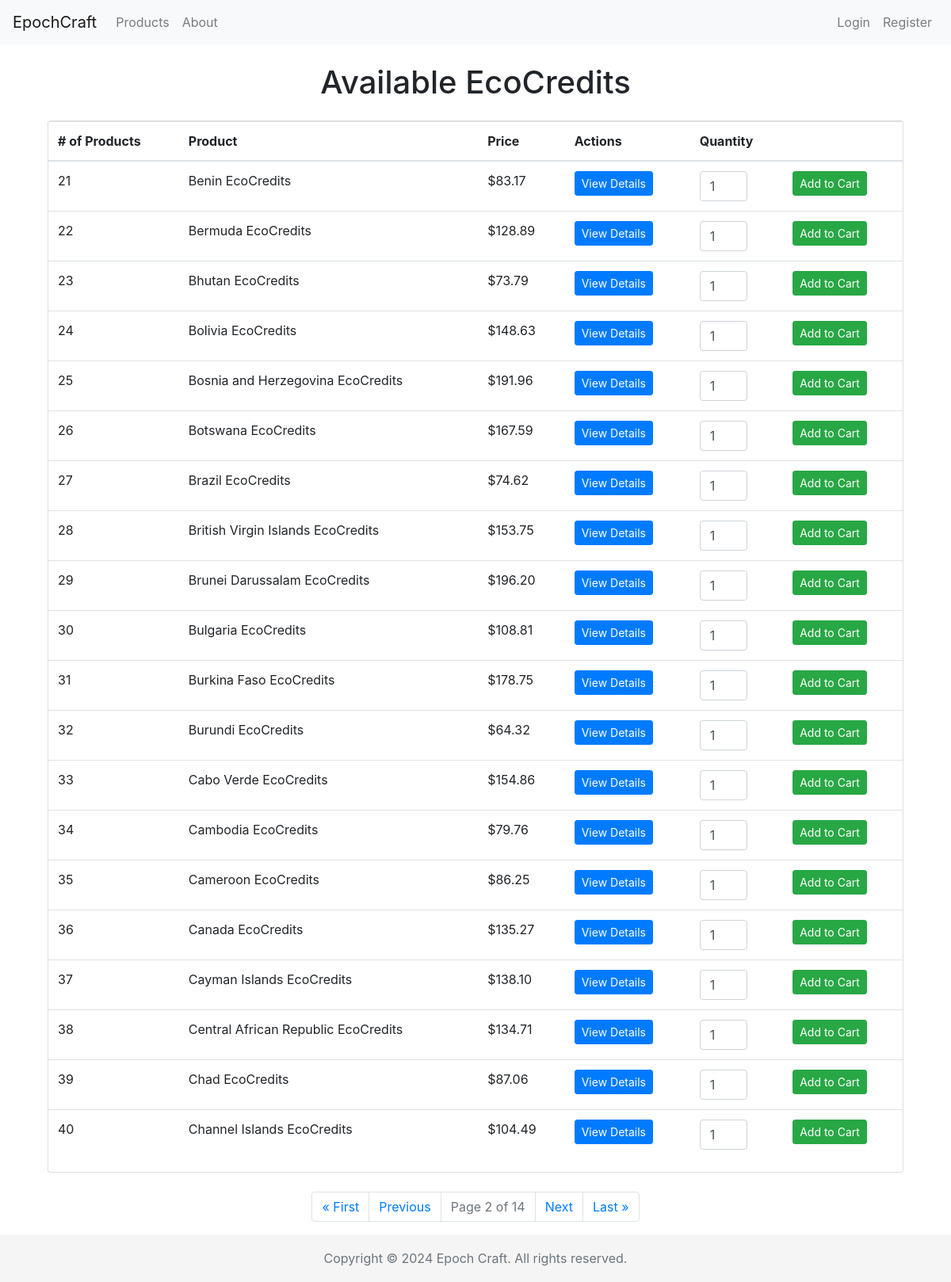
/products/?page=2, run on the app's committed database.
### cc_shop/models.py (models this page shows, shortened)
class Product(models.Model):
    country = models.ForeignKey(Country, on_delete=models.CASCADE, related_name='products')
    description = models.TextField()
    price = models.DecimalField(max_digits=10, decimal_places=2)
    type = models.CharField(max_length=50)   # Types could be like "Carbon Offset", "Renewable Energy Credit", etc

class Country(models.Model):
    country_code = models.CharField(max_length=3, primary_key=True)
    country_name = models.CharField(max_length=100)
    def __str__(self):
        return self.country_name

### cc_shop/views.py (the view)
# urls.py: path('products/', views.list_products, name='list_products'),
def list_products(request):
    query = request.GET.get('query', '').lower()
    if query:
        if 'ecocredits' in query:
            products = Product.objects.all().order_by('id')
        else:
            products = Product.objects.filter(country__country_name__icontains=query).order_by('id')  # Added ordering
    else:
        products = Product.objects.all().order_by('id')
    paginator = Paginator(products, 20)   # Show 20 products per page
    page_number = request.GET.get('page')
    try:
        products_page_obj = paginator.page(page_number)
    except PageNotAnInteger:
        products_page_obj = paginator.page(1)
    except EmptyPage:
        products_page_obj = paginator.page(paginator.num_pages)
    start_index = (products_page_obj.number - 1) * paginator.per_page + 1
    return render(request, 'list_products.html', {'products_page_obj': products_page_obj, 'start_index': start_index})

### cc_shop/templates/list_products.html (shortened to what this page needs)
{% extends 'base.html' %}
{% block content %}
<div class="container mt-4">
    <h1 class="text-center mb-4">Available EcoCredits</h1>
    <div class="card">
        <table class="table table-hover">
            <thead>
                <tr>
                    <th># of Products</th>
                    <th>Product</th>
                    <th>Price</th>
                    <th>Actions</th>
                    <th>Quantity</th>
                    <th></th>
                </tr>
            </thead>
            <tbody>
                {% for product in products_page_obj %}
                <tr>
                    <td>{{ start_index|add:forloop.counter0 }}</td>
                    <td>{{ product.country }} EcoCredits</td>
                    <td>${{ product.price }}</td>
                    <td><a href="{% url 'product_detail' product.id %}" class="btn btn-primary btn-sm" id="view-button">View Details</a></td>
                    <td>
                        <input type="number" name="quantity" value="1" min="1" max="99" class="form-control" style="width: 60px;">
                    </td>
                    <td>
                        <form action="{% url 'add_to_cart' product.id %}" method="post" class="d-inline">
                            <button type="submit" class="btn btn-success btn-sm">Add to Cart</button>
                        </form>
                    </td>
                </tr>
                {% empty %}
                <tr><td colspan="4">No products found.</td></tr>
                {% endfor %}
            </tbody>
        </table>
    </div>
    <div class="row justify-content-center mt-4">
        <nav aria-label="Page navigation">
            <ul class="pagination">
                {% if products_page_obj.has_previous %}
                    <li class="page-item"><a class="page-link" href="?page=1">&laquo; First</a></li>
                    <li class="page-item"><a class="page-link" href="?page={{ products_page_obj.previous_page_number }}">Previous</a></li>
                {% endif %}
                <li class="page-item disabled"><a class="page-link" href="#">Page {{ products_page_obj.number }} of {{ products_page_obj.paginator.num_pages }}</a></li>
                {% if products_page_obj.has_next %}
                    <li class="page-item"><a class="page-link" href="?page={{ products_page_obj.next_page_number }}">Next</a></li>
                    <li class="page-item"><a class="page-link" href="?page={{ products_page_obj.paginator.num_pages }}">Last &raquo;</a></li>
                {% endif %}
            </ul>
        </nav>
    </div>
</div>
{% endblock %}

### cc_shop/templates/base.html (style rules this page uses)
html { position: relative; min-height: 100%; }
body { margin-bottom: 60px; }

### data on the page
Product: counter0 "21", country "Benin", price "83.17"
Product: counter0 "22", country "Bermuda", price "128.89"
Product: counter0 "23", country "Bhutan", price "73.79"
Product: counter0 "24", country "Bolivia", price "148.63"
Product: counter0 "25", country "Bosnia and Herzegovina", price "191.96"
Product: counter0 "26", country "Botswana", price "167.59"
Product: counter0 "27", country "Brazil", price "74.62"
Product: counter0 "28", country "British Virgin Islands", price "153.75"
Product: counter0 "29", country "Brunei Darussalam", price "196.20"
Product: counter0 "30", country "Bulgaria", price "108.81"
Product: counter0 "31", country "Burkina Faso", price "178.75"
Product: counter0 "32", country "Burundi", price "64.32"
Product: counter0 "33", country "Cabo Verde", price "154.86"
Product: counter0 "34", country "Cambodia", price "79.76"
Product: counter0 "35", country "Cameroon", price "86.25"
Product: counter0 "36", country "Canada", price "135.27"
Product: counter0 "37", country "Cayman Islands", price "138.10"
Product: counter0 "38", country "Central African Republic", price "134.71"
Product: counter0 "39", country "Chad", price "87.06"
Product: counter0 "40", country "Channel Islands", price "104.49"

### other printed values
{{ products_page_obj.number }} "2"
{{ products_page_obj.paginator.num_pages }} "14"
